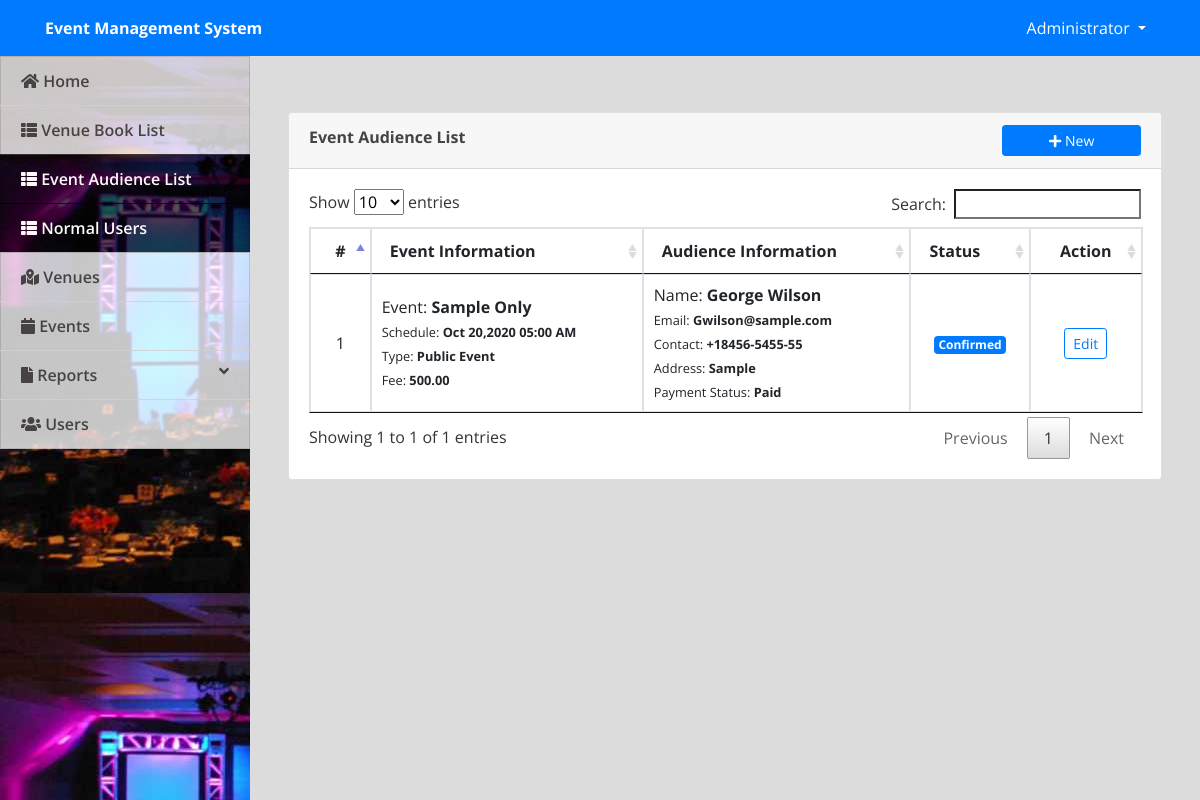
Screenshot of /admin/index.php?page=audience (signed in) with the database file from the repository.
### tables this page shows
CREATE TABLE `audience` (
  `id` int(11) NOT NULL,
  `name` text NOT NULL,
  `contact` varchar(50) NOT NULL,
  `email` varchar(100) NOT NULL,
  `address` text NOT NULL,
  `event_id` int(30) NOT NULL,
  `payment_status` tinyint(1) NOT NULL DEFAULT 0 COMMENT '0= pending, 1 =Paid',
  `attendance_status` tinyint(1) NOT NULL DEFAULT 0 COMMENT '1= present',
  `status` tinyint(1) NOT NULL DEFAULT 0 COMMENT '0 = for verification,  1 = confirmed,2= declined',
  `date_created` datetime NOT NULL DEFAULT current_timestamp()
);

CREATE TABLE `events` (
  `id` int(30) NOT NULL,
  `venue_id` int(30) NOT NULL,
  `event` text NOT NULL,
  `description` text NOT NULL,
  `schedule` datetime NOT NULL,
  `type` tinyint(1) NOT NULL DEFAULT 1 COMMENT '1=Public, 2-Private',
  `audience_capacity` int(30) NOT NULL,
  `payment_type` tinyint(1) NOT NULL DEFAULT 1 COMMENT '1=Free,payable',
  `amount` double NOT NULL DEFAULT 0,
  `banner` text NOT NULL,
  `date_created` datetime NOT NULL
);

### admin/audience.php (the view, shortened to what this page needs)
<?php include('db_connect.php');?>
<div class="container-fluid">
	<div class="col-lg-12">
		<div class="row">
			<div class="col-md-12">
				<div class="card">
					<div class="card-header">
						<b>Event Audience List</b>
						<span class="">
							<button class="btn btn-primary btn-block btn-sm col-sm-2 float-right" type="button" id="new_register">
					<i class="fa fa-plus"></i> New</button>
				</span>
					</div>
					<div class="card-body">
						<table class="table table-bordered table-condensed table-hover">
							<thead>
								<tr>
									<th class="text-center">#</th>
									<th class="">Event Information</th>
									<th class="">Audience Information</th>
									<th class="">Status</th>
									<th class="text-center">Action</th>
								</tr>
							</thead>
							<tbody>
								<?php
								$i = 1;
								$registering = $conn->query("SELECT a.*,e.event,e.payment_type,e.type,e.amount,e.schedule from audience a inner join events e on e.id = a.event_id");
								while($row=$registering->fetch_assoc()):
								?>
								<tr>
									<td class="text-center"><?php echo $i++ ?></td>
									<td class="">
										 <p>Event: <b><?php echo ucwords($row['event']) ?></b></p>
										 <p><small>Schedule: <b><?php echo date("M d,Y h:i A",strtotime($row['schedule'])) ?></b></small></p>
										 <p><small>Type: <b><?php echo $row['type']  == 1 ? "Public Event" : "Private Event" ?></small></b></p>
										 <p><small>Fee: <b><?php echo $row['payment_type']  == 1 ? "Free" : number_format($row['amount'],2) ?></small></b></p>
									</td>
									<td class="">
										 <p>Name: <b><?php echo  ucwords($row['name']) ?></b></p>
										 <p><small>Email: <b><?php echo  ucwords($row['email']) ?></b></small></p>
										 <p><small>Contact: <b><?php echo  ucwords($row['contact']) ?></b></small></p>
										 <p><small>Address: <b><?php echo  ucwords($row['address']) ?></b></small></p>
										 <p><small>Payment Status: <b><?php echo $row['payment_type']  == 1 ? "N/A" : ($row['payment_status'] == 1 ? "Paid" : "Unpaid") ?></small></b></p>
									</td>
									<td class="text-center">
										 <?php if($row['status'] == 0): ?>
										 	<span class="badge badge-secondary">For Verification</span>
										 <?php elseif($row['status'] == 1): ?>
										 	<span class="badge badge-primary">Confirmed</span>
										<?php elseif($row['status'] == 2): ?>
										 	<span class="badge badge-danger">Cancelled</span>
										 <?php endif; ?>
									</td>
									<td class="text-center">
										<button class="btn btn-sm btn-outline-primary edit_register" type="button" data-id="<?php echo $row['id'] ?>" >Edit</button>
									</td>
								</tr>
								<?php endwhile; ?>
							</tbody>
						</table>
					</div>
				</div>
			</div>
		</div>
	</div>
</div>

### admin/assets/css/style.css (style rules this page uses)
body { font-family: "Open Sans", sans-serif; color: #444444; width: 100%; height: calc(100%); }

### admin/index.php (style rules this page uses)
body { background: #80808045; }

### admin/audience.php (style rules this page uses)
td { vertical-align: middle !important; }
td p { margin: unset }

### rows the page displays
audience: event.event "Sample Only", event.schedule "Oct 20,2020 05:00 AM", event.amount "500.00", name "George Wilson", email "Gwilson@sample.com", contact "+18456-5455-55", address "Sample", payment_status "Paid", status "Confirmed"

### other values shown
$_SESSION['system']['name'] "Event Management System"
$_SESSION['login_name'] "Administrator"
